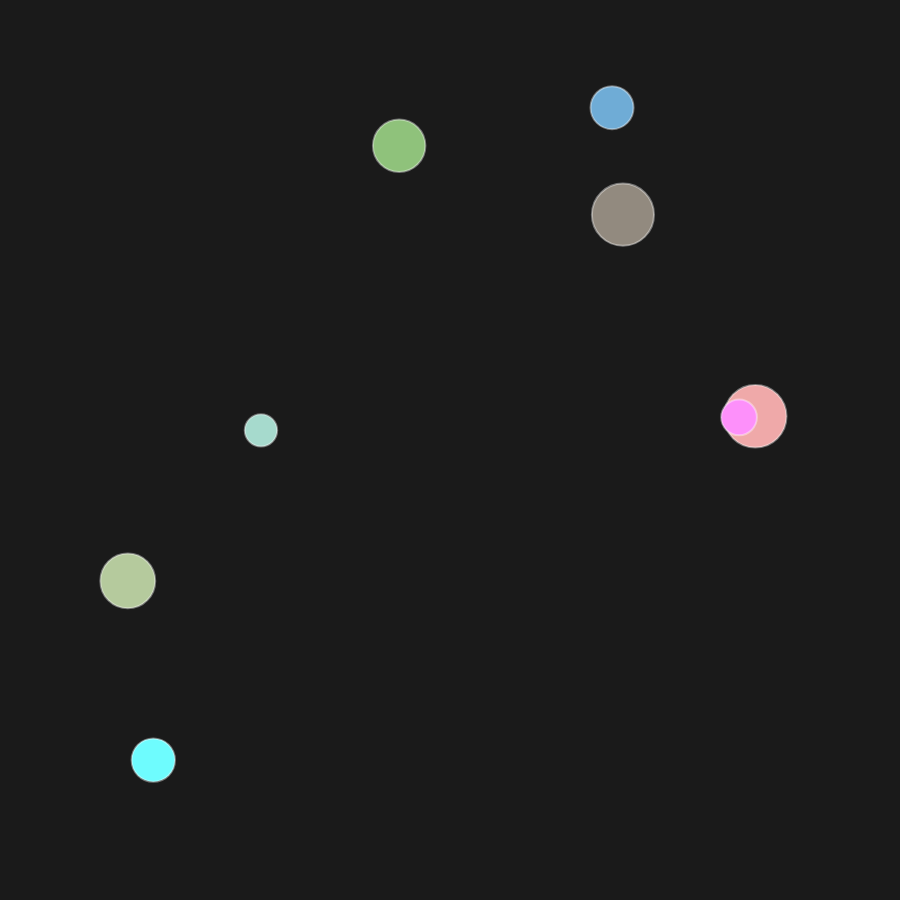
Frame 1 (no input)
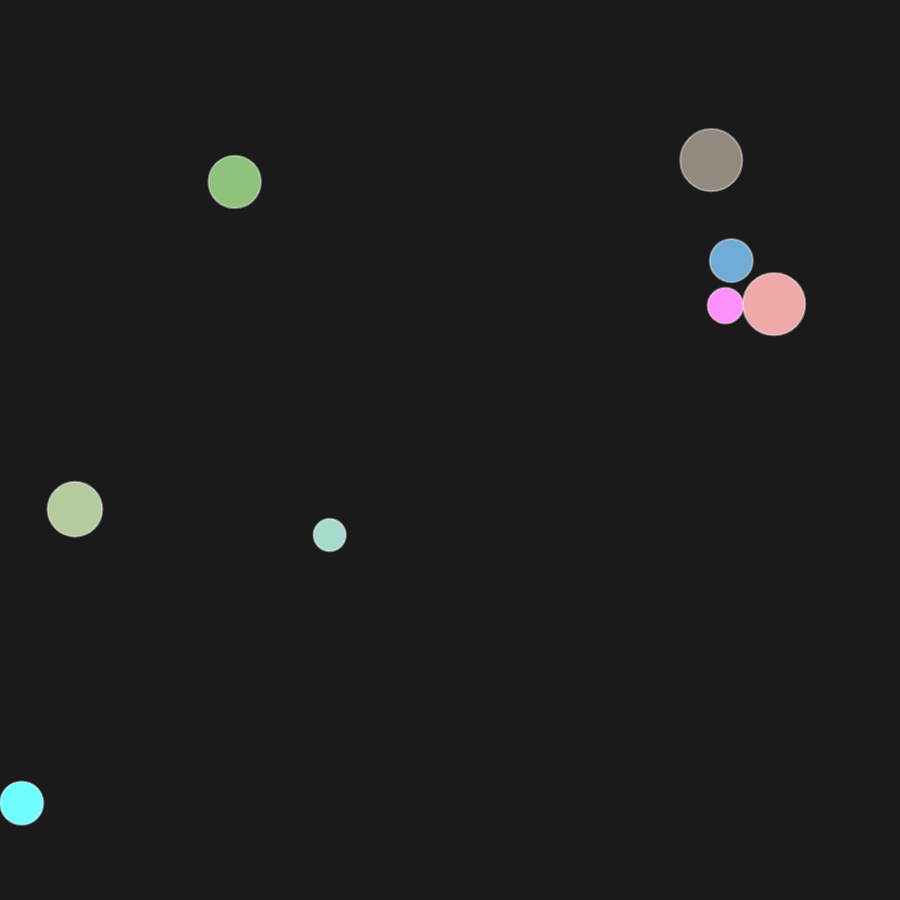
Frame 60 (no input)
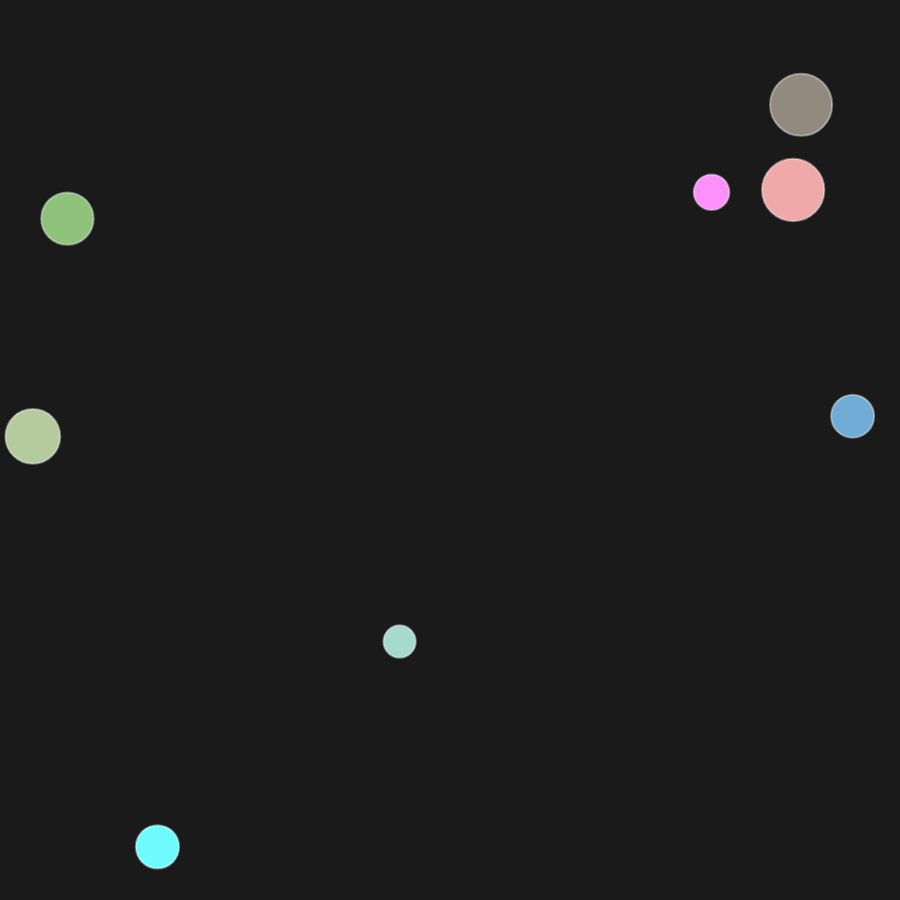
Frame 120 (the mouse pressed at the canvas centre since frame 60)

The p5.js sketch that drew these frames (run headless with seeded random() and noise() and a simulated clock; from frame 60 on, the mouse is pressed at the canvas centre):

// p5.js sketch
// ── sketch.js
// Array to store all balls
let balls = [];

function setup() {
  const s = min(windowWidth, windowHeight) * 0.9;
  createCanvas(s, s);
  
  // Create 8 balls with different positions and velocities
  for (let i = 0; i < 8; i++) {
    let x = random(50, width - 50);
    let y = random(50, height - 50);
    let vx = random(-3, 3);
    let vy = random(-3, 3);
    let r = random(15, 35);
    let col = color(random(100, 255), random(100, 255), random(100, 255));
    
    balls.push({
      x: x,
      y: y,
      vx: vx,
      vy: vy,
      radius: r,
      color: col
    });
  }
}

function windowResized() {
  const s = min(windowWidth, windowHeight) * 0.9;
  resizeCanvas(s, s);
}

function draw() {
  background(26, 26, 26);
  
  // Update and draw each ball
  for (let ball of balls) {
    // Update position
    ball.x += ball.vx;
    ball.y += ball.vy;
    
    // Check boundaries and bounce
    if (ball.x - ball.radius < 0 || ball.x + ball.radius > width) {
      ball.vx *= -1;
      ball.x = constrain(ball.x, ball.radius, width - ball.radius);
    }
    
    if (ball.y - ball.radius < 0 || ball.y + ball.radius > height) {
      ball.vy *= -1;
      ball.y = constrain(ball.y, ball.radius, height - ball.radius);
    }
    
    // Draw the ball
    fill(ball.color);
    stroke(255, 100);
    strokeWeight(2);
    circle(ball.x, ball.y, ball.radius * 2);
  }
}
